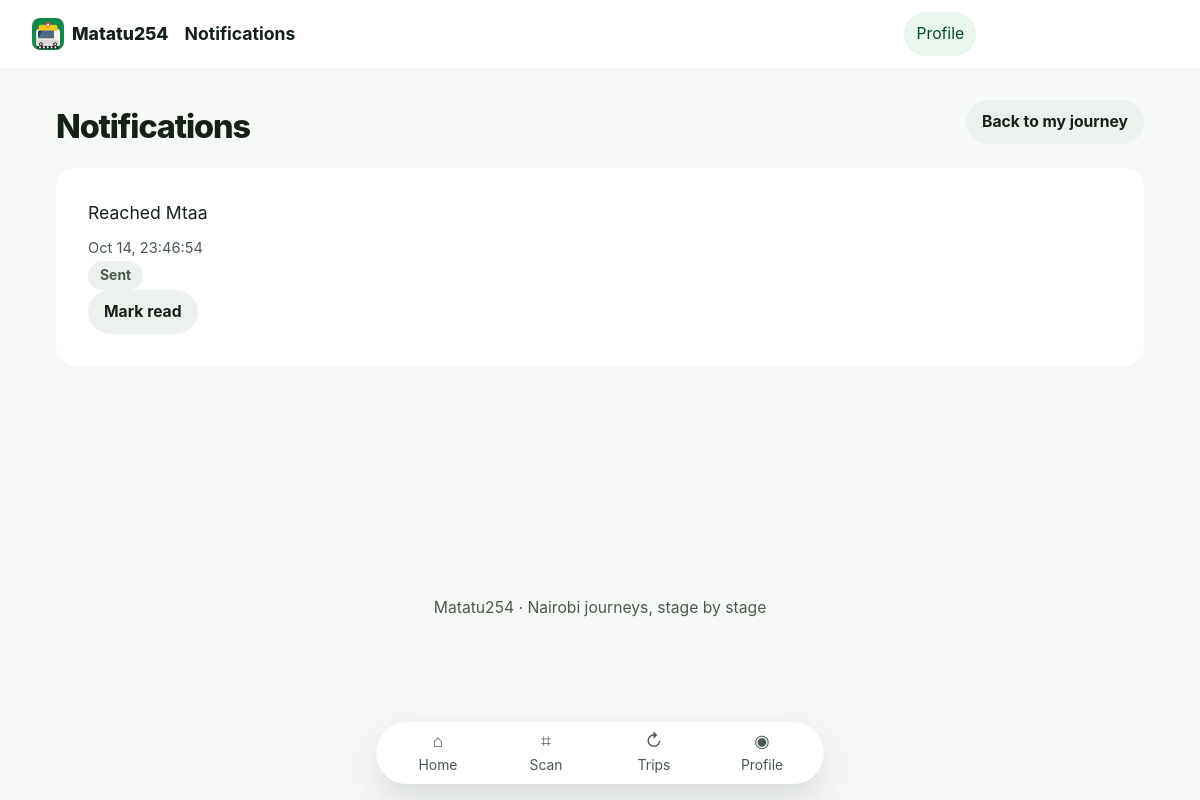
The app's page /notifications/ (signed in), older data.
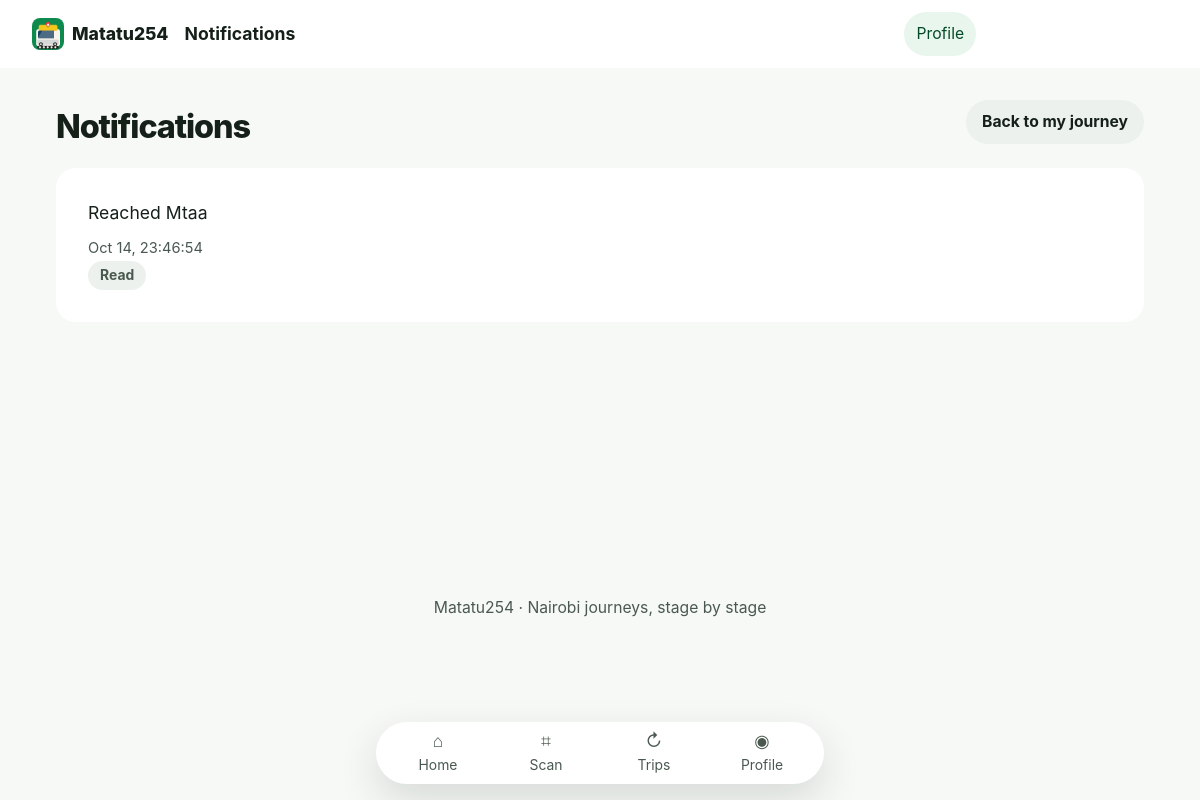
The same page, newer data.
### notifications/models.py (models this page shows, shortened)
class Notification(models.Model):
	class RecipientType(models.TextChoices):
		PASSENGER = "passenger", "Passenger"
		CONDUCTOR = "conductor", "Conductor"
	class Status(models.TextChoices):
		SENT = "sent", "Sent"
		READ = "read", "Read"
	recipient_type = models.CharField(
		max_length=9,
		choices=RecipientType.choices,
	)
	recipient_id = models.PositiveIntegerField()
	journey = models.ForeignKey(
		JourneySession,
		on_delete=models.SET_NULL,
		null=True,
		blank=True,
		related_name="notifications",
	)
	message = models.TextField()
	timestamp = models.DateTimeField(auto_now_add=True)
	status = models.CharField(
		max_length=4,
		choices=Status.choices,
		default=Status.SENT,
	)

### notifications/views.py (the view)
# urls.py: path("notifications/", views.notifications, name="notifications"),
@login_required
def notifications(request):
    items = Notification.objects.filter(
        recipient_type=Notification.RecipientType.PASSENGER,
        recipient_id=request.user.id,
    ).order_by('-timestamp')
    return render(request, 'notifications/list.html', {
        'notifications': items,
        'active_journey': get_active_journey(request.user),
    })

### journeys/services.py (called while the page is built)
def get_active_journey(passenger):
    active_statuses = [
        JourneySession.Status.DESTINATION_SELECTED,
        JourneySession.Status.IN_TRANSIT,
        JourneySession.Status.APPROACHING,
        JourneySession.Status.ARRIVED,
    ]
    return (
        JourneySession.objects
        .filter(passenger=passenger, status__in=active_statuses)
        .select_related("trip", "trip__route", "trip__matatu", "destination_stage")
        .order_by("-start_time")
        .first()
    )

### notifications/templates/notifications/list.html (shortened to what this page needs)
{% extends 'base.html' %}
{% block app_title %}Notifications{% endblock %}
{% block content %}
  <div class="page-shell">
    <header class="page-heading"><div><h1>Notifications</h1></div>
      <a class="btn btn-outline" href="{% url 'core:dashboard' %}">{% if active_journey %}Back to my journey{% else %}Dashboard{% endif %}</a>
    </header>
    {% if notifications %}
      <div class="surface surface-pad">
        {% for notification in notifications %}
          <article class="notification-row">
            <div>
              <div>
                <p class="notification-message">{{ notification.message }}</p>
                <small class="muted">{{ notification.timestamp|date:'M d, H:i:s' }}</small>
              </div>
              <div>
                <span class="badge {% if notification.status == 'read' %}badge-ghost{% else %}badge-info badge-soft{% endif %}">
                  {{ notification.get_status_display }}
                </span>
                {% if notification.status != 'read' %}
                  <form method="post" action="{% url 'notifications:mark-read' notification.pk %}">
                    <button type="submit" class="btn btn-primary btn-sm">Mark read</button>
                  </form>
                {% endif %}
              </div>
            </div>
          </article>
        {% endfor %}
      </div>
    {% else %}
      <div class="surface empty-state">
        <p>No notifications yet.</p>
      </div>
    {% endif %}
  </div>
{% endblock %}

### templates/base.html (shortened to what this page needs)
<!DOCTYPE html>
<html lang="en" data-theme-mode="system">
<head>
  {% load static %}
  <link rel="stylesheet" href="{% static 'css/tokens.css' %}?v=20261019">
  <link rel="stylesheet" href="{% static 'css/app.css' %}?v=20261019">
</head>
<body{% if user.is_authenticated %} class="app-user"{% endif %}>
  <header class="site-header">
    <div class="site-header-inner">
      <a class="app-brand" href="{% if user.is_authenticated and user.role == 'CONDUCTOR' %}{% url 'conductor:dashboard' %}{% elif user.is_authenticated and user.role == 'ADMIN' %}{% url 'management:dashboard' %}{% elif user.is_authenticated %}{% url 'core:dashboard' %}{% else %}{% url 'core:home' %}{% endif %}" aria-label="Matatu254 home">
        <img src="{% static 'images/pwa-icon-192.png' %}" alt="" width="32" height="32">
        <span>Matatu254</span>
      </a>
      <p class="app-title">{% block app_title %}{{ request.resolver_match.url_name|default:'Matatu254'|title }}{% endblock %}</p>
      {% if user.is_authenticated %}
        {% if user.role == 'PASSANGER' %}
          <a class="header-action" href="{% url 'accounts:profile' %}">Profile</a>
        {% else %}
          <a class="header-action" href="{% url 'accounts:logout' %}">Sign out</a>
        {% endif %}
      {% else %}
        <a class="header-action" href="{% url 'accounts:login' %}">Sign in</a>
      {% endif %}
    </div>
  </header>
  <main class="main" id="main-content">{% block content %}{% endblock %}</main>
  {% if user.is_authenticated and user.role == 'PASSANGER' %}
  <nav class="bottom-tabs is-visible" aria-label="Main navigation">
    <a href="{% url 'core:dashboard' %}"{% if request.resolver_match.namespace == 'core' %} aria-current="page"{% endif %}><span class="tab-icon" aria-hidden="true">⌂</span><span>Home</span></a>
    <a href="{% url 'journeys:scan-qr' %}"><span class="tab-icon" aria-hidden="true">⌗</span><span>Scan</span></a>
    <a href="{% url 'journeys:history' %}"{% if request.resolver_match.url_name == 'history' %} aria-current="page"{% endif %}><span class="tab-icon" aria-hidden="true">↻</span><span>Trips</span></a>
    <a href="{% url 'accounts:profile' %}"><span class="tab-icon" aria-hidden="true">◉</span><span>Profile</span></a>
  </nav>
  {% endif %}
  <footer>Matatu254 · Nairobi journeys, stage by stage</footer>
</body>
</html>

### static/css/tokens.css (style rules this page uses)
:root { color-scheme: light; --brand-50: #e9f6ee; --brand-100: #ccead7; --brand-200: #a1d8b6; --brand-300: #71c18f; --brand-400: #44a96c; --brand-500: #00823e; --brand-600: #08753b; --brand-700: #075f32; --brand-800: #044a26; --brand-900: #03351c; --success: #08753b; --success-soft: #e9f6ee; --warning: #875700; --warning-soft: #fff3d6; --danger: #a33b30; --danger-soft: #fcebe8; --neutral-0: #ffffff; --neutral-50: #f7f9f6; --neutral-100: #edf1ed; --neutral-200: #dce4dc; --neutral-300: #c2cdc4; --neutral-400: #95a198; --neutral-500: #69776e; --neutral-600: #4a594f; --neutral-700: #344238; --neutral-800: #202d24; --neutral-900: #152019; --ink: var(--neutral-900); --ink-muted: var(--neutral-600); --surface: var(--neutral-0); --surface-raised: var(--neutral-0); --background: var(--neutral-50); --border: var(--neutral-200); --focus: #8b5d00; --skip-link-foreground: var(--neutral-0); --font-sans: Inter, ui-sans-serif, system-ui, -apple-system, BlinkMacSystemFont, "Segoe UI", sans-serif; --text-xs: clamp(.8125rem, .78rem + .12vw, .875rem); --text-sm: clamp(.9rem, .86rem + .16vw, .98rem); --text-md: clamp(1rem, .96rem + .2vw, 1.1rem); --text-lg: clamp(1.2rem, 1.06rem + .48vw, 1.5rem); --text-xl: clamp(1.55rem, 1.2rem + 1.1vw, 2.25rem); --text-display: clamp(2.4rem, 1.5rem + 4vw, 4.8rem); --line-tight: 1.08; --line-normal: 1.5; --space-0: 0; --space-1: .25rem; --space-0-25: .0625rem; --space-0-5: .125rem; --space-0-75: .1875rem; --space-1-5: .375rem; --space-2-5: .625rem; --space-3-5: .875rem; --space-2: .5rem; --space-3: .75rem; --space-4: 1rem; --space-5: 1.25rem; --space-6: 1.5rem; --space-8: 2rem; --space-10: 2.5rem; --space-12: 3rem; --space-16: 4rem; --space-20: 5rem; --space-24: 6rem; --space-25: 6.25rem; --space-30: 7.5rem; --page-gutter: clamp(var(--space-4), 4vw, var(--space-8)); --space-fluid-3: 3vw; --space-fluid-4: 4vw; --space-fluid-5: 5vw; --space-fluid-6: 6vw; --space-fluid-auth: 7vh; --page-shell-width: 68rem; --content-width: 76rem; --reading-width: 44rem; --screen-min-width: 20rem; --topbar-height: 3.25rem; --form-panel-width: 34rem; --form-large-width: 48rem; --scan-frame-max: 25rem; --scan-viewfinder-max: 15rem; --qr-image-max: 18.75rem; --stage-sticky-top: 4rem; --bottom-tabs-offset: 4.25rem; --home-min-height: 62vh; --landing-min-height: 75svh; --viewport-min-height: 100vh; --focus-outline-width: .1875rem; --stroke-2: .125rem; --stroke-3: .1875rem; --stroke-4: .25rem; --icon-size: 1.35rem; --route-map-label-size: 14px; --map-min-height: 22rem; --map-min-height-mobile: 15rem; --touch-target: 2.75rem; --border-width: 1px; --link-offset: .18em; --heading-tracking: -.035em; --title-tracking: -.06em; --title-line-height: .98; --small-hover-rise: -.0625rem; --small-press-scale: .97; --meter-line-height: .125rem; --route-stage-line: .1875rem; --scan-frame-width: 70vw; --scan-finder-width: 56vw; --scan-pulse-travel: 6rem; --scan-pulse-opacity: .65; --scan-line-opacity: .55; --scan-marker-scale: 1.18; --count-change-scale: 1.04; --content-arrive-opacity: .35; --tab-arrive-scale: .25; --page-shift-distance: var(--space-4); --table-min-column: 17rem; --qr-page-width: 45rem; --home-route-text-min: 3.5rem; --scan-video-ratio-x: 4; --scan-video-ratio-y: 3; --route-map-ratio-x: 5; --route-map-ratio-y: 3; --scan-window-border: var(--stroke-4); --visually-hidden-size: 1px; --border-radius-full: 50%; --content-stagger-1: 30ms; --content-stagger-2: 60ms; --content-stagger-3: 90ms; --content-stagger-4: 120ms; --content-stagger-5: 150ms; --tabbar-wide-width: 28rem; --tabbar-wide-transform-hidden: 150%; --content-limit-hero-wide: 15ch; --home-route-min-mobile: 2.75rem; --landing-title-mobile-min: 2.7rem; --landing-title-mobile-max: 4.2rem; --ticket-title-mobile-max: 4rem; --landing-title-mobile-width: 13vw; --ticket-title-mobile-width: 14vw; --ticket-mobile-height: 62svh; --landing-desktop-column-min: 20rem; --scan-desktop-column-min: 16rem; --map-min-height-mobile: 15rem; --motion-off-duration: .01ms; --radius-sm: .5rem; --radius-md: .875rem; --radius-lg: 1.25rem; --radius-xl: 1.75rem; --radius-pill: 999px; --shadow-float: 0 1rem 2.5rem rgb(21 32 25 / .14); --shadow-sheet: 0 .5rem 1.5rem rgb(21 32 25 / .09); --z-base: 0; --z-content: 1; --z-header: 20; --z-tabbar: 30; --z-banner: 40; --z-dialog: 50; --dur-fast: 150ms; --dur-base: 250ms; --dur-slow: 400ms; --dur-skeleton: 1400ms; --dur-scan: 2s; --dur-pulse: 1600ms; --ease-out: cubic-bezier(.22, 1, .36, 1); --ease-standard: cubic-bezier(.2, 0, 0, 1); }

Row changes from the older to the newer data that the page shows:
changed Notification "Reached Mtaa": status "Sent" → "Read"; no longer shows "Mark read"
